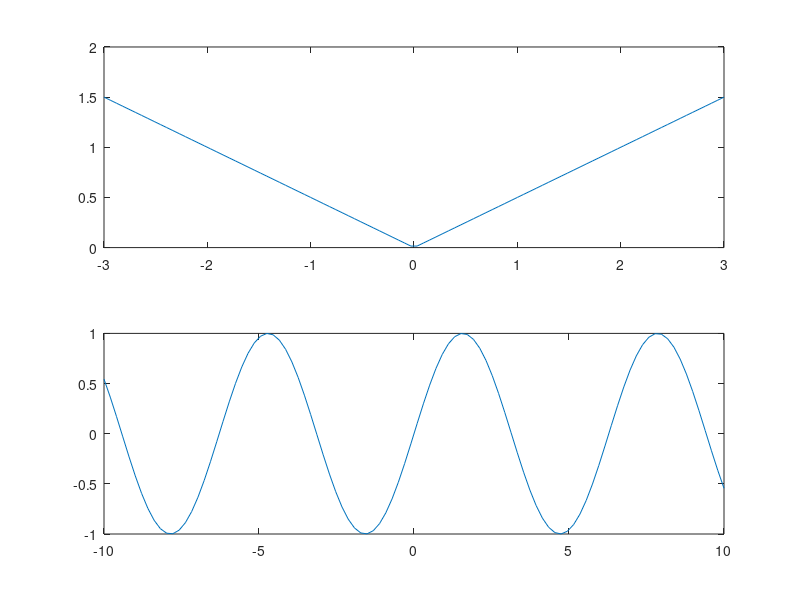

Reproduce this figure in MATLAB.
subplot(2,1,1)
t1= linspace(-3,3);
y1= zeros(1,length(t1));
for i=1:length(y1)
    if(t1(i)>0)
        y1(i)=t1(i)/2;
    else
        y1(i)=-t1(i)/2;
    end
end
plot(t1,y1)

subplot(2,1,2)
t2= linspace(-10,10);
y2= zeros(1,length(t2));
for i=1:length(y2)
    if(t2(i) < -4 && 4 <= t2(i))
        y2(i)=cos(2*t2(i));
    else
        y2(i)=sin(t2(i));
    end
end
plot(t2,y2)
